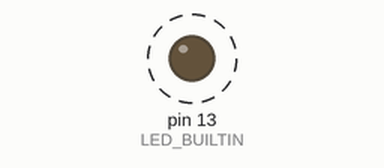
The sketch below on a simulated Arduino Uno, built with avr-gcc and run on an emulated ATmega328P. Parts: output pins drawn as LEDs (lit = HIGH). Dashed ring = blinking. No radio packets arrive unless stated; pins used as bus, display or sensor lines are not drawn; what the sketch prints to the serial monitor is not drawn.

Above: at 0.05 s.
Timing chart, 0 to 3.0 s (numbered marks = the images above):
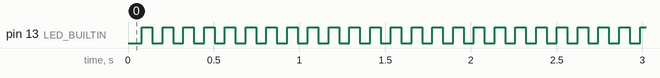

Measured:
- by itself, pin 13 (LED_BUILTIN): alternates HIGH for 0.06 s and LOW for 0.06 s

The sketch:

continous_sender.ino
```cpp
#include <SPI.h>
#include <RH_RF95.h>

#define RFM95_RST 11
#define RFM95_CS  10
#define RFM95_INT  6
#define RF95_FREQ 868.0

RH_RF95 rf95(RFM95_CS, RFM95_INT);

void setup() {
  pinMode(LED_BUILTIN, OUTPUT);
  pinMode(RFM95_RST, OUTPUT);
  digitalWrite(RFM95_RST, HIGH);

  Serial.begin(115200);
  while (!Serial) delay(1);

  digitalWrite(RFM95_RST, LOW);  delay(10);
  digitalWrite(RFM95_RST, HIGH); delay(10);

  while (!rf95.init()) { Serial.println("LoRa init failed"); while(1); }
  rf95.setFrequency(RF95_FREQ);
  rf95.setTxPower(23, false);
  rf95.setModemConfig(RH_RF95::Bw125Cr45Sf128);  // gleiche Config wie Sender

  Serial.println("Dauersenden gestartet...");
}

void loop() {
  uint8_t msg[] = "BLOCK";
  rf95.send(msg, sizeof(msg) - 1);
  rf95.waitPacketSent();
  digitalWrite(LED_BUILTIN, !digitalRead(LED_BUILTIN));  // blinkt bei jeder Sendung
}
```
